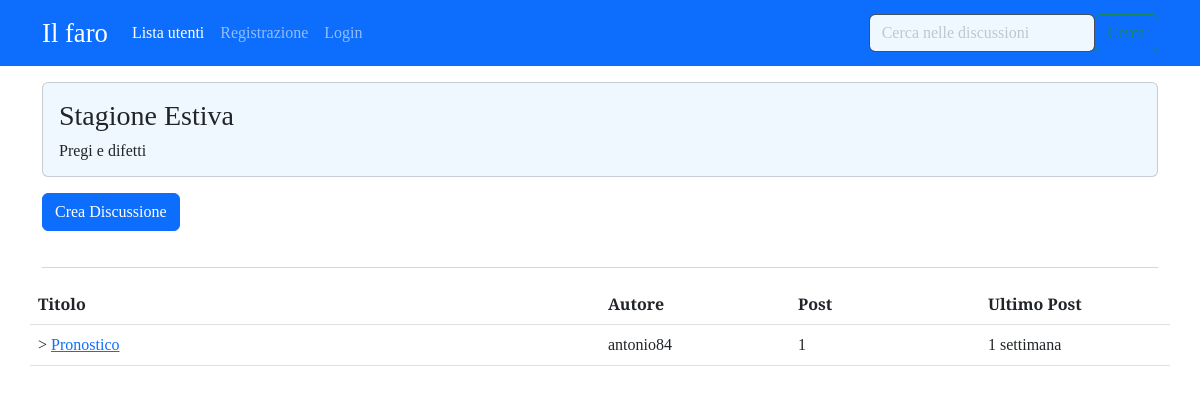
The app's page /forum/sezione/2/ with its own data.
### forum/models.py (models this page shows, shortened)
class Sezione (models.Model):
    nome_sezione = models.CharField(max_length=80)
    descrizione = models.CharField(max_length=150, blank=True, null=True)
    logosezione = models.ImageField(blank=True, null=True)
    class Meta:
        verbose_name ="Sezione"
        verbose_name_plural ="Sezioni"

class Discussione (models.Model):
    titolo=models.CharField(max_length=150)
    data_creazione= models.DateTimeField(auto_now_add=True)
    autore_discussione= models.ForeignKey(User, on_delete=models.CASCADE, related_name="discussioni")
    sezione_appartenenza =  models.ForeignKey (Sezione, on_delete=models.CASCADE)
    class Meta:
        verbose_name ="Discussione"
        verbose_name_plural ="Discussioni"
    def get_absolute_url(self):
        return reverse ("visualizza_discussione", kwargs={"pk": self.pk})

class Post(models.Model):
        autore_post= models.ForeignKey(User, on_delete=models.CASCADE, related_name="posts")
        contenuto=models.TextField()
        data_creazione= models.DateTimeField(auto_now_add=True)
        discussione= models.ForeignKey(Discussione, on_delete=models.CASCADE)
        class Meta:
            verbose_name ="Post"
            verbose_name_plural ="Posts"

### forum/views.py (the view)
# urls.py: path("sezione/<int:pk>/", views.visualizza_sezione, name ="sezione_view"),
def visualizza_sezione (request, pk):
    sezione = get_object_or_404(Sezione, pk=pk)
    discussioni_sezione= Discussione.objects.filter(sezione_appartenenza=sezione).order_by("-data_creazione")
    context={"sezione":sezione, "discussioni":discussioni_sezione}
    return render (request, "forum/singola_sezione.html", context)

### forum/templates/forum/singola_sezione.html (shortened to what this page needs)
{% extends 'base.html' %}
{%block content%}
<div class="card my-3 px-3 py-3" style="background-color: aliceblue">
        <h3 class="">{{sezione.nome_sezione}}</h3>
        <h6 class="card-text">{{sezione.descrizione}}</h6>
    </div>
<div class="card-body">
    <a class="btn btn-primary" style="margin-bottom: 20px;" href="{% url 'crea_discussione' pk=sezione.pk %}">Crea Discussione</a>
    <table class="table mt-3">
        <thead>
            <tr class="row">
                <th class="col-lg-6 col-4">Titolo</th>
                <th class="col-lg-2 col-3">Autore</th>
                <th class="col-lg-2 col-2">Post</th>
                <th class="col-lg-2 col-3">Ultimo Post</th><hr class="border-primary">
            </tr>
        </thead>
        <tbody>
            <tr class="row">
              {% for discussione in discussioni %}
                <td class="col-lg-6 col-4">
                    >
                  <a href="{{ discussione.get_absolute_url }}">{{discussione.titolo}}</a>
                </td>
                <td class="col-lg-2 col-3">
                  {{discussione.autore_discussione}}
                </td>
                <td class="col-lg-2 col-2">{{discussione.post_set.count}}</td>
                <td class="col-lg-2 col-3">{{ discussione.post_set.last.data_creazione|timesince }}</td>
              {% endfor %}
            </tr>
          </tbody>
    </table>
</div>
{% endblock content %}

### static-storage/css/agora.css (style rules this page uses)
body { font-family: 'Slabo 27px', serif; }

### records on screen
Sezione: nome_sezione "Stagione Estiva", descrizione "Pregi e difetti"
Discussione: titolo "Pronostico", autore_discussione "antonio84", post_set.count "1", post_set.last.data_creazione "1 settimana"
